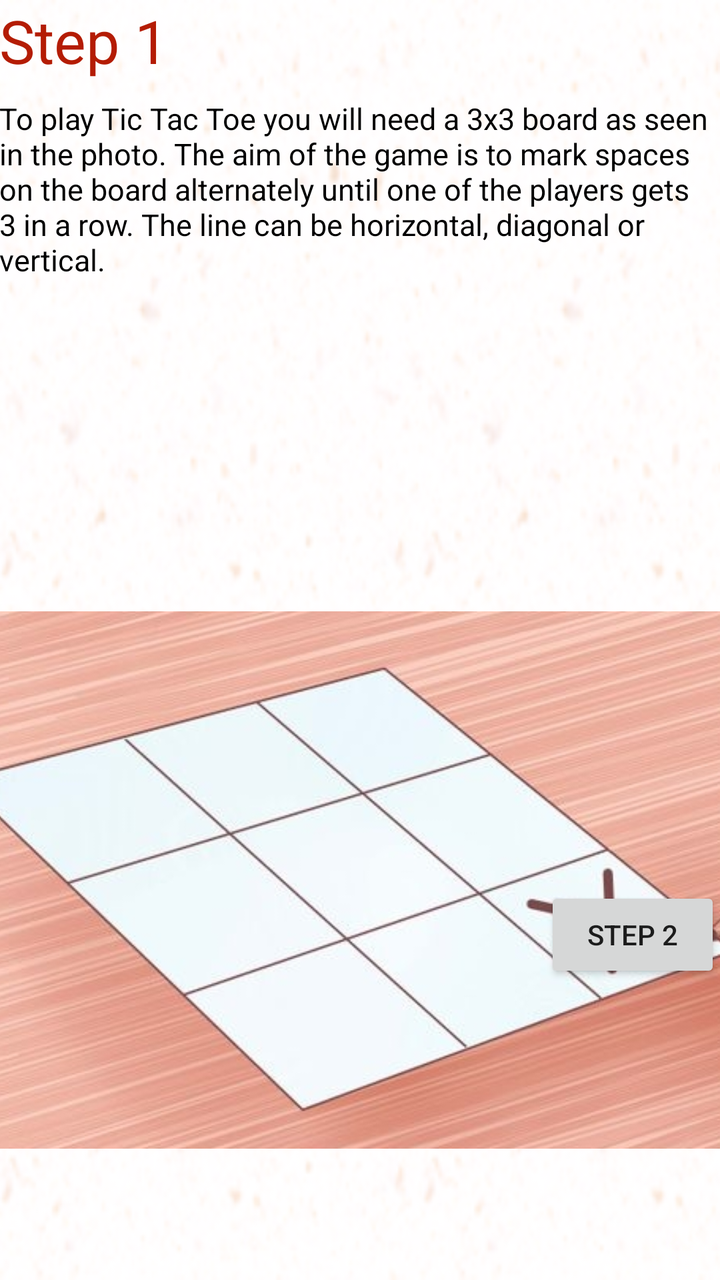
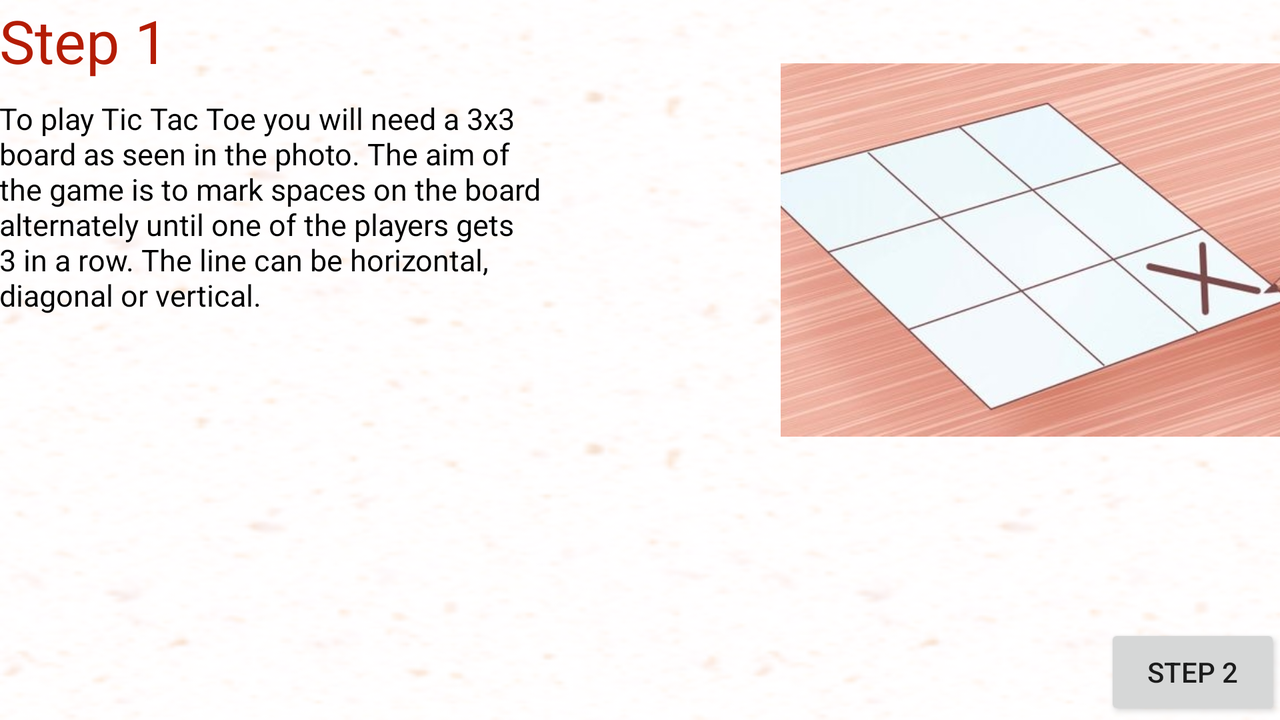

An Android layout and its configuration variant, each rendered on a device that would load it. The default file and the variant file are quoted in full after the pictures.
<!-- AndroidManifest.xml: application theme AppTheme -->
<!-- res/layout/activity_instructions.xml -->
<?xml version="1.0" encoding="utf-8"?>
<RelativeLayout xmlns:android="http://schemas.android.com/apk/res/android"
    xmlns:app="http://schemas.android.com/apk/res-auto"
    xmlns:tools="http://schemas.android.com/tools"
    android:id="@+id/activity_instructions"
    android:layout_width="match_parent"
    android:layout_height="match_parent"
    android:paddingBottom="@dimen/activity_vertical_margin"
    android:paddingLeft="@dimen/activity_horizontal_margin"
    android:paddingRight="@dimen/activity_horizontal_margin"
    android:paddingTop="@dimen/activity_vertical_margin"
    tools:context="com.ttt.tictactoegame.instructions"
    android:background="@drawable/mainbg">


    <TextView
        android:text="@string/step1"
        android:layout_width="wrap_content"
        android:layout_height="wrap_content"
        android:id="@+id/step1ins"
        android:fontFamily="arial"

        android:textColor="#000"
        android:textSize="15sp"
        android:layout_alignTop="@+id/step1"
        android:layout_alignParentStart="true"
        android:layout_marginTop="49dp"
        android:textColorHighlight="#000"/>



    <TextView
        android:text="Step 1"
        android:layout_width="wrap_content"
        android:layout_height="wrap_content"
        android:layout_marginBottom="147dp"
        android:id="@+id/step1"
        android:fontFamily="arial"

        android:textColor="#b41c04"
        android:textSize="30sp"

        android:layout_alignParentStart="true" />

    <ImageView
        android:layout_width="wrap_content"
        android:layout_height="wrap_content"
        app:srcCompat="@drawable/step1"
        android:id="@+id/imgstep1"
        android:layout_alignParentBottom="true"
        android:layout_alignParentStart="true"
        android:layout_marginBottom="30dp" />

    <Button
        android:text="step 2"
        android:layout_width="wrap_content"
        android:layout_height="wrap_content"
        android:layout_below="@+id/step1"
        android:layout_alignParentEnd="true"
        android:layout_marginTop="256dp"
        android:id="@+id/btnnext" />
</RelativeLayout>
<!-- resources referenced by this layout -->
<resources>
  <!-- drawable mainbg: png bitmap (drawable, 107480 bytes) -->
  <!-- drawable step1: png bitmap (drawable, 171907 bytes) -->
  <string name="step1">To play Tic Tac Toe you will need a 3x3 board as seen in the photo. The aim of the game is to mark spaces on the board alternately until one of the players gets 3 in a row. The line can be horizontal, diagonal or vertical.</string>
  <style name="AppTheme" parent="Theme.AppCompat.Light.DarkActionBar">
          
          <item name="colorPrimary">@color/colorPrimary</item>
          <item name="colorPrimaryDark">@color/colorPrimaryDark</item>
          <item name="colorAccent">@color/colorAccent</item>
      </style>
</resources>
<!-- res/layout-land/activity_instructions.xml (the repository's variant of the layout above) -->
<!-- drawn on the phone turned sideways -->
<?xml version="1.0" encoding="utf-8"?>
<RelativeLayout xmlns:android="http://schemas.android.com/apk/res/android"
    xmlns:app="http://schemas.android.com/apk/res-auto"
    xmlns:tools="http://schemas.android.com/tools"
    android:id="@+id/activity_instructions"
    android:layout_width="match_parent"
    android:layout_height="match_parent"
    android:paddingBottom="@dimen/activity_vertical_margin"
    android:paddingLeft="@dimen/activity_horizontal_margin"
    android:paddingRight="@dimen/activity_horizontal_margin"
    android:paddingTop="@dimen/activity_vertical_margin"
    tools:context="com.ttt.tictactoegame.instructions"
    android:background="@drawable/mainbg">


    <TextView
        android:text="@string/step1"
        android:layout_width="280dp"
        android:layout_height="wrap_content"
        android:id="@+id/step1ins"
        android:fontFamily="arial"

        android:textColor="#000"
        android:textSize="15sp"
        android:layout_alignTop="@+id/step1"
        android:layout_alignParentStart="true"
        android:layout_marginTop="49dp"
        android:textColorHighlight="#000"/>



    <TextView
        android:text="Step 1"
        android:layout_width="wrap_content"
        android:layout_height="wrap_content"
        android:layout_marginBottom="147dp"
        android:id="@+id/step1"
        android:fontFamily="arial"

        android:textColor="#b41c04"
        android:textSize="30sp"

        android:layout_alignParentStart="true" />

    <ImageView
        android:layout_width="250dp"
        android:layout_height="250dp"
        app:srcCompat="@drawable/step1"
        android:id="@+id/imgstep1"
        android:layout_alignParentTop="true"
        android:layout_alignParentEnd="true" />

    <Button
        android:text="step 2"
        android:layout_width="wrap_content"
        android:layout_height="wrap_content"
        android:id="@+id/btnnext"
        android:layout_alignParentBottom="true"
        android:layout_alignParentEnd="true" />
</RelativeLayout>
